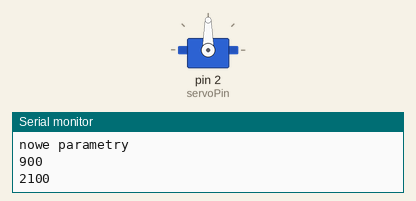
Recording of a sketch running on a simulated Arduino Uno, built with avr-gcc and run on an emulated ATmega328P. Parts: servo, the last lines printed to the serial monitor.

Above: at 0.1 s.
At 8.16 s:
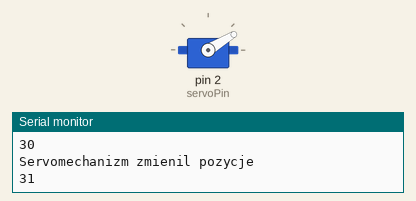
At 16.2 s:
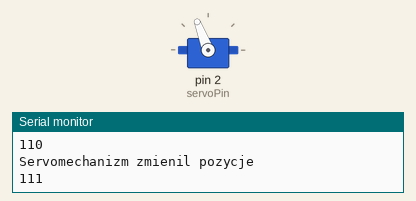
At 32.3 s:
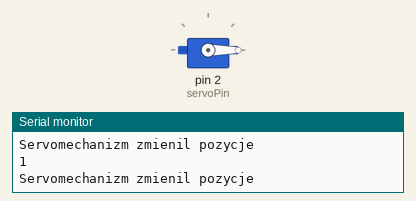
Timing chart, 0 to 40.0 s (numbered marks = the images above):
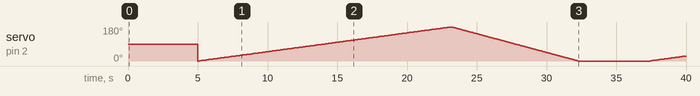

Measured:
- by itself, servo on pin 2 (servoPin): 90° → 0° at 5.0 s, → 1° 0.10 s later, → 2° 0.10 s later, → 3° 0.10 s later, … (387 changes in this stretch)

The sketch:

Servo.ino
```cpp
#include <Servo.h>

int servoPin = 2; // pin sterujący Arduino

Servo servo;

int servoAngle = 0; // pozycja startowa serwa w stopniach

int a = 1000;
int b = 2000;

void setup()
{
  Serial.begin(9600);
  servo.attach(servoPin,a,b);
}

void loop()
{
// kontrola kierunku serwomechanizmu i pozycję

//  run(90); // Przekrec serwo SG90 w lewo do 90 stopni
//
//  delay(1000); // czekaj 1 sek
//  run(70); // Cofnij serwo SG90 na 70 stopni
//  delay(1000); // czekaj 1 sek
//  run(40); // Przekrec serwo SG90 40 stopni
//  delay(1000); // czekaj 1 sek
//  run(120); // Przekrec serwo SG9 na 120 stopni
//  delay(1000); // czekaj 1 sek
//
  //end

  // kontrola predkosc serwomechanizmu
  servo.detach();
  a=a-100;
  b=b+100;
  Serial.println("nowe parametry");
  Serial.println(a);
  Serial.println(b);
  servo.attach(servoPin,a,b);
  delay(5000);

  // jeśli zmienisz wartość opóźnienia (z przykładowej wartości 100 na 50), prędkość serwomechanizmu się zmieni na wybraną wartosc
  for(servoAngle = 0; servoAngle <= 180; servoAngle++) //przekręć serwo od 0 stopni do 180 stopni
  {
  run(servoAngle);
  delay(100);
  }

  for(servoAngle = 180; servoAngle >= 0; servoAngle--) //teraz cofnij mikro serwo od 0 stopni do 180 stopni
  {
  run(servoAngle);
  delay(50);
  }


//koniec
}

void run(int value)
{
    Serial.println("Servomechanizm zmienil pozycje");
    servo.write(value);
    Serial.println(value);
}
```
